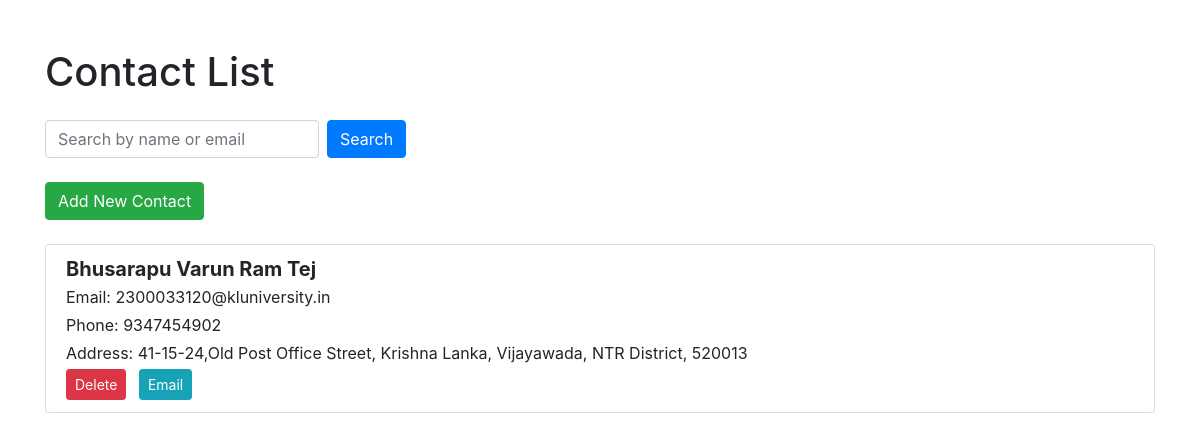
Screenshot of /contact_list/ with the database file from the repository.
### adminapp/models.py (models this page shows, shortened)
class Contact(models.Model):
    name = models.CharField(max_length=100)
    email = models.EmailField(unique=True)
    phone_number = models.CharField(max_length=15)
    address = models.TextField()

### adminapp/views.py (the view)
# urls.py: path('contact_list/', views.contact_list, name='contact_list'),
def contact_list(request):
    contacts = Contact.objects.all()
    query = request.GET.get('q')
    if query:
        contacts = contacts.filter(name__icontains=query) | contacts.filter(email__icontains=query)
    return render(request, 'adminapp/contact_list.html', {'contacts': contacts})

### templates/adminapp/contact_list.html (shortened to what this page needs)
<!DOCTYPE html>
<html lang="en">
<head>
    <link rel="stylesheet" href="https://maxcdn.bootstrapcdn.com/bootstrap/4.0.0/css/bootstrap.min.css">
</head>
<body>
    <div class="container mt-5">
        <h1 class="mb-4">Contact List</h1>
        <form method="GET" action="{% url 'contact_list' %}" class="form-inline mb-4">
            <input type="text" name="q" placeholder="Search by name or email" value="{{ request.GET.q }}" class="form-control mr-2">
            <button type="submit" class="btn btn-primary">Search</button>
        </form>
        <a href="{% url 'add_contact' %}" class="btn btn-success mb-4">Add New Contact</a>
        <div class="list-group">
            {% for contact in contacts %}
                <div class="list-group-item">
                    <h5 class="mb-1"><strong>{{ contact.name }}</strong></h5>
                    <p class="mb-1">Email: {{ contact.email }}</p>
                    <p class="mb-1">Phone: {{ contact.phone_number }}</p>
                    <p class="mb-1">Address: {{ contact.address }}</p>
                    <a href="{% url 'delete_contact' contact.id %}" class="btn btn-danger btn-sm mr-2">Delete</a>
                    <a href="#" class="btn btn-info btn-sm">Email</a>
                </div>
            {% empty %}
                <p>No contacts found.</p>
            {% endfor %}
        </div>
    </div>
</body>
</html>

### rows the page displays
Contact: name "Bhusarapu Varun Ram Tej", email "2300033120@kluniversity.in", phone_number "9347454902", address "41-15-24,Old Post Office Street, Krishna Lanka, Vijayawada, NTR District, 520013"
